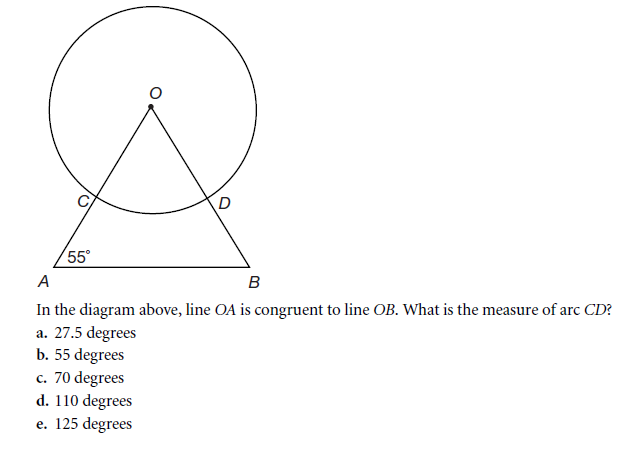
#> input picture IMGTEST/048.png, 619 x 451 px, found by its file name
$ jupyter execute _______allTheStepsInOneAlggorithm.ipynb
#> lines starting #> are read from the running program, lines starting #| are printed output that depends on the picture; after the words box and inside, x2 and y2 are one past the last pixel; in counts of white or black regions, pixels touching at a corner belong together; long printed decimals are rounded
[cell 1]
# [270 lines of commented-out code are left out]

[cell 2]
import cv2
import numpy as np
import matplotlib.pyplot as plt
import math

def preprocess(path):
    # Step 1: Read and convert to grayscale
    image = cv2.imread(path)
#> image is the input picture: shape (451, 619, 3); mean B, G, R 250.9, 250.8, 250.8
    if image is None:
        raise FileNotFoundError(f"Image not found at {path}")
    gray = cv2.cvtColor(image, cv2.COLOR_BGR2GRAY)

    plt.figure(figsize=(5, 5))
    plt.imshow(gray, cmap='gray')
    plt.title("Step 1: Original Grayscale")
    plt.axis("off")
    plt.show()
    cv2.imwrite("step1_grayscale.png", gray)

    # Step 2: Adaptive Thresholding
    thresh = cv2.adaptiveThreshold(gray, 255, cv2.ADAPTIVE_THRESH_MEAN_C,cv2.THRESH_BINARY_INV, 15, 9)
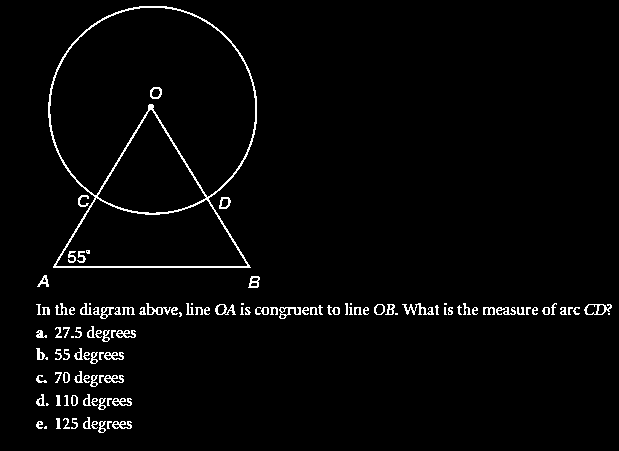
#> thresh: shape (451, 619); 2.6% white in thin lines or dots, all inside (x1, y1, x2, y2) = (36, 6, 612, 433)
    plt.figure(figsize=(5, 5))
    plt.imshow(thresh, cmap='gray')
    plt.title("Step 2: Thresholded")
    plt.axis("off")
    plt.show()
    cv2.imwrite("step2_thresholded.png", thresh)

    return image, gray, thresh

def detectedTextRRegion(thresh):
    contours, _ = cv2.findContours(thresh, cv2.RETR_EXTERNAL, cv2.CHAIN_APPROX_SIMPLE)
#> contours = 111 contours, 56 with area under 20; largest, box (x1, y1, x2, y2) and area: (48, 6, 257, 268) 43589, (584, 304, 612, 315) 204, (215, 304, 236, 315) 116, (279, 307, 301, 319) 111, (146, 303, 171, 315) 104
    mask = np.zeros_like(thresh)

    for cnt in contours:
        x, y, w, h = cv2.boundingRect(cnt)
        area = cv2.contourArea(cnt)
        aspectRatio = w / float(h)

        # small area and reasonable size and aspect ratio
        if 10 < area < 3000 and 0.2 < aspectRatio < 10:
            cv2.drawContours(mask, [cnt], -1, 255, -1)
#> this loop made 111 passes
#> (x, y, w, h, area, aspectRatio) on passes 2, 4, 6, 9, 10, 12, 14, 16, 18, 19, 20, 21: (112, 421, 20, 8, 74, 2.5), (98, 421, 8, 12, 47.5, 0.667), (36, 421, 7, 8, 25, 0.875), (56, 418, 5, 11, 22.5, 0.455), (83, 417, 8, 12, 45, 0.667), (112, 398, 20, 8, 74, 2.5), (98, 398, 8, 12, 47.5, 0.667), (71, 395, 7, 11, 53, 0.636), (56, 395, 5, 11, 22.5, 0.455), (83, 394, 8, 12, 45, 0.667), (36, 394, 9, 12, 49.5, 0.75), (104, 375, 20, 8, 74, 2.5)
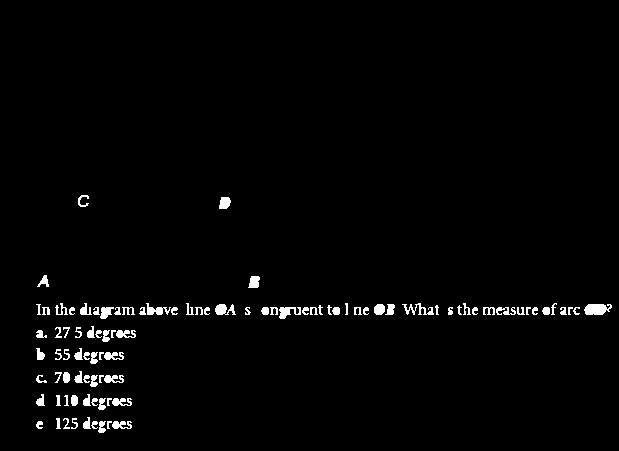
#> mask: shape (451, 619); 1.9% white; 94 white regions, largest, box (x1, y1, x2, y2) and area: (584, 304, 612, 315) 242, (402, 303, 434, 315) 153, (215, 304, 236, 315) 153

    plt.figure(figsize=(5, 5))
    plt.imshow(mask, cmap='gray')
    plt.title("Text Mask")
    plt.axis("off")
    plt.show()
    cv2.imwrite("textmask.png", mask)

    return mask

def removeText(image, mask):
    cleaned = cv2.inpaint(image, mask, inpaintRadius=3, flags=cv2.INPAINT_TELEA)
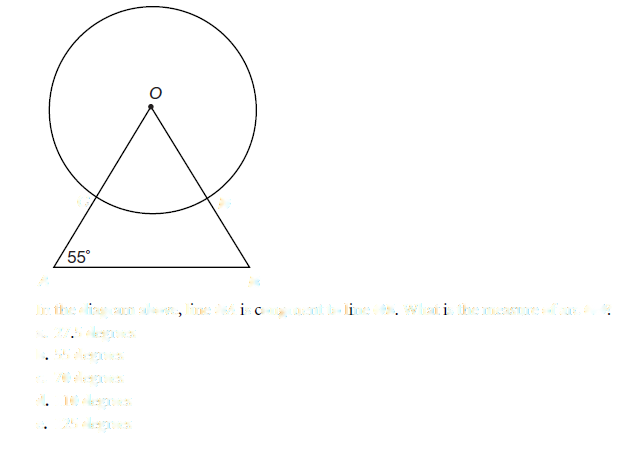
#> cleaned: shape (451, 619, 3); mean B, G, R 252.9, 253.1, 253
    plt.figure(figsize=(6, 6))
    plt.imshow(cv2.cvtColor(cleaned, cv2.COLOR_BGR2RGB))
    plt.title("Step 3: Text Removed")
    plt.axis("off")
    plt.show()
    cv2.imwrite("step3_text_removed.png", cleaned)
    return cleaned

def preprocessingForContours(cleanedText):
    # Convert cleaned image to grayscale
    gray = cv2.cvtColor(cleanedText, cv2.COLOR_BGR2GRAY)
    plt.figure(figsize=(5, 5))
    plt.imshow(gray, cmap='gray')
    plt.title("Step 4: Cleaned Grayscale")
    plt.axis("off")
    plt.show()
    cv2.imwrite("step4_cleaned_grayscale.png", gray)

    # Binary thresholding
    binary = cv2.adaptiveThreshold(gray, 255, cv2.ADAPTIVE_THRESH_GAUSSIAN_C,cv2.THRESH_BINARY_INV, 9, 3)
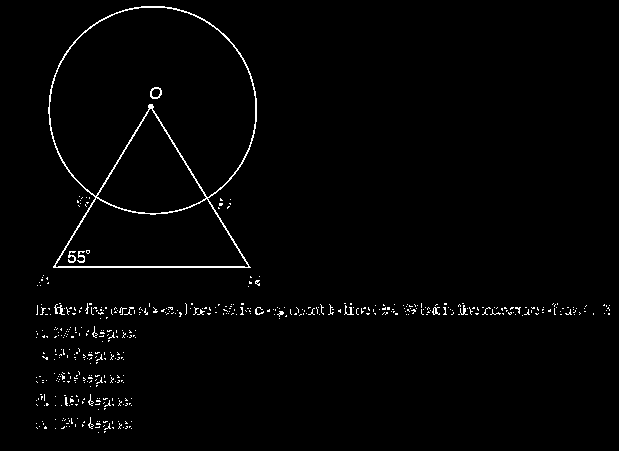
#> binary: shape (451, 619); 1.6% white in thin lines or dots, all inside (x1, y1, x2, y2) = (36, 6, 610, 433)
    plt.figure(figsize=(5, 5))
    plt.imshow(binary, cmap='gray')
    plt.title("Step 5: Binary (Adaptive Threshold)")
    plt.axis("off")
    plt.show()
    cv2.imwrite("step5_binary.png", binary)

    return binary

def contoursManualFinding(binary):
    height, width = binary.shape
#> height = 451; width = 619
    visited = np.zeros((height, width), dtype=bool)
    contours = []

    def edgeFollow(x, y):
        contour = []
        stack = [(x, y)]
        while stack:
            cx, cy = stack.pop()
            if (0 <= cx < height and 0 <= cy < width and
                not visited[cx, cy] and binary[cx, cy] == 255):
                visited[cx, cy] = True
                contour.append((cx, cy))
                # Check 8 neighbors for complete contour
                for dx in [-1, 0, 1]:
                    for dy in [-1, 0, 1]:
                        if dx == 0 and dy == 0:
                            continue
                        nx, ny = cx + dx, cy + dy
                        if (0 <= nx < height and 0 <= ny < width and
                            not visited[nx, ny] and binary[nx, ny] == 255):
                            stack.append((nx, ny))
        return contour

    for i in range(height):
        for j in range(width):
            if binary[i, j] == 255 and not visited[i, j]:
                contour = edgeFollow(i, j)
                if len(contour) > 200:  # Minimum size to filter noise
                    contours.append(contour)

    contours.sort(key=len, reverse=True)
    return contours[:4]  # Return top 4 contours

def shapeClassifier(contour):
    # Convert contour list of tuples to NumPy array with correct shape (n, 1, 2)
    contourArray = np.array(contour, dtype=np.int32).reshape(-1, 1, 2)

    # Approximate the contour with a polygon (use 1% of arc length for better accuracy)
    perimeter = cv2.arcLength(contourArray, True)
    epsilon = 0.01 * perimeter
    approx = cv2.approxPolyDP(contourArray, epsilon, True)
    verticesCount = len(approx)

    area = cv2.contourArea(contourArray)
    perimeter = cv2.arcLength(contourArray, True)
    shape = "unknown"
    # debugging
    print(f"Vertices count: {verticesCount}, Area: {area}, Perimeter: {perimeter}")

    if verticesCount == 3:
        shape = "triangle"
    elif verticesCount == 4:
        # Calculate side lengths and angles for square/rectangle detection
        side_lengths = [math.hypot(approx[i][0][0] - approx[(i + 1) % 4][0][0],
                                  approx[i][0][1] - approx[(i + 1) % 4][0][1]) for i in range(4)]
        angles = []
        for i in range(4):
            p0, p1, p2 = approx[i - 1][0], approx[i][0], approx[(i + 1) % 4][0]
            v1 = (p0[0] - p1[0], p0[1] - p1[1])
            v2 = (p2[0] - p1[0], p2[1] - p1[1])
            dot_prod = v1[0] * v2[0] + v1[1] * v2[1]
            mag1 = math.hypot(v1[0], v1[1])
            mag2 = math.hypot(v2[0], v2[1])
            cos_theta = dot_prod / (mag1 * mag2) if mag1 and mag2 else 0
            angle = math.acos(min(max(cos_theta, -1), 1)) * 180 / math.pi
            angles.append(angle)

        print(f"Side lengths: {side_lengths}, Angles: {angles}")  # Debug print

        is_square = all(abs(side_lengths[i] - side_lengths[0]) < 10 for i in range(1, 4)) and all(abs(a - 90) < 15 for a in angles)
        is_rectangle = all(abs(a - 90) < 20 for a in angles)

        if is_square:
            shape = "square"
        elif is_rectangle:
            shape = "rectangle"
        else:
            shape = "quadrilateral"
    elif verticesCount > 4:
        circularity = 4 * math.pi * area / (perimeter ** 2) if perimeter != 0 else 0
        shape = "circle" if circularity > 0.75 else "polygon"  # Adjusted circularity threshold

    return shape, approx

def detectInscribedShape(contour_image, contours):
    inscribedShapes = []
    for i, outer_contour in enumerate(contours):
        outer_contour_array = np.array(outer_contour, dtype=np.int32).reshape(-1, 1, 2)
        for j, inner_contour in enumerate(contours):
            if i != j:
                inner_contour_array = np.array(inner_contour, dtype=np.int32).reshape(-1, 1, 2)
                if cv2.pointPolygonTest(outer_contour_array, tuple(inner_contour_array[0][0]), False) >= 0:
                    shape, _ = shapeClassifier(inner_contour)
                    inscribedShapes.append((shape, i, j))
    return inscribedShapes

def detectLargestContour(path):
    #first remove the text part
    image, gray, thresh = preprocess(path)
    textmask = detectedTextRRegion(thresh)
    cleanedText = removeText(image, textmask)

    #then detect the contour
    binary = preprocessingForContours(cleanedText)

    contours = contoursManualFinding(binary)
#> contours = 1 item
    if not contours:
        print("No contours found.")
        return

    if len(contours) < 1:
        print("No valid contours found.")
        return

    #contour visualization
    contour_image = cv2.cvtColor(binary, cv2.COLOR_GRAY2RGB)
    colors = [(255, 0, 0), (0, 255, 0), (0, 0, 255), (255, 255, 0)]  # Red, Green, Blue, Yellow
    for idx, contour in enumerate(contours):
        if idx < len(colors):
            coords = np.array(contour, dtype=np.int32).reshape(-1, 1, 2)
            cv2.polylines(contour_image, [coords], isClosed=True, color=colors[idx], thickness=2)
#> this loop made 1 pass
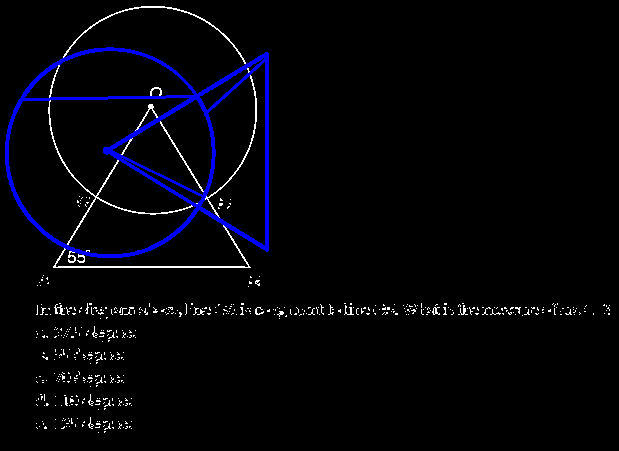
#> contour_image: shape (451, 619, 3); mean B, G, R 9.3, 3.8, 3.8
    plt.figure(figsize=(5, 5))
    plt.imshow(contour_image)
    plt.title("Step 6: Detected Contours (Red, Green, Blue, Yellow)")
    plt.axis("off")
    plt.show()
    cv2.imwrite("step6_detected_contours.png", contour_image)

    #shape classifier
    shapes = []
    for contour in contours:
        shape, approx = shapeClassifier(contour)
        shapes.append((shape, contour, approx))
#> this loop made 1 pass
#> (epsilon in shapeClassifier, verticesCount in shapeClassifier, area in shapeClassifier, shape, circularity in shapeClassifier) on pass 1: (29.43, 21, 6517.5, 'polygon', 0.00946)
#| Vertices count: 21, Area: 6517.5, Perimeter: 2942.683
#> after the loop, shapes = 1 item

    # Step 8: Create and fill contours on a new canvas
    outline_image = np.ones_like(binary) * 255  # white bg
    for shape, contour, _ in shapes[:2]:  # top 2 contour
        coords = np.array(contour, dtype=np.int32)
        color = 0 if shape in ["circle", "triangle"] else 128  # Black for circle/triangle, gray for others
        outline_image[coords[:, 0], coords[:, 1]] = color  # Direct assignment to original contour points
#> this loop made 1 pass
#> (shape, color) on pass 1: ('polygon', 128)
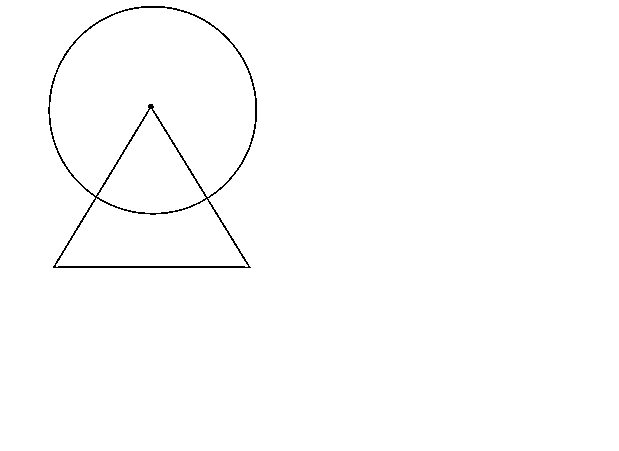
#> outline_image: shape (451, 619); values 128 (black) and 255 (white), 99.2% white; black in thin lines or dots, all inside (x1, y1, x2, y2) = (48, 6, 257, 268)
    plt.figure(figsize=(5, 5))
    plt.imshow(outline_image, cmap='gray')
    plt.title("Step 8: Filled Contours")
    plt.axis("off")
    plt.show()
    cv2.imwrite("step8_filled_contours.png", outline_image)

    # Step 9: Noise Reduction
    noise_reduced = cv2.GaussianBlur(outline_image, (5, 5), 0)
    plt.figure(figsize=(5, 5))
    plt.imshow(noise_reduced, cmap='gray')
    plt.title("Step 9: Noise Reduction")
    plt.axis("off")
    plt.show()
    cv2.imwrite("step9_noise_reduced.png", noise_reduced)

    # Step 10: Sharpen the image
    kernel = np.array([[-1, -1, -1],
                      [-1, 9, -1],
                      [-1, -1, -1]])
    sharpened = cv2.filter2D(noise_reduced, -1, kernel)
    plt.figure(figsize=(5, 5))
    plt.imshow(sharpened, cmap='gray')
    plt.title("Step 10: Sharpened Image")
    plt.axis("off")
    plt.show()
    cv2.imwrite("step10_sharpened.png", sharpened)

    # Step 11: Detect inscribed shapes
    inscribedShapes = detectInscribedShape(outline_image, contours)
#> the loop in detectInscribedShape, `for i, outer_contour in enumerate(contours):` made 1 pass
#> after the loop in detectInscribedShape, `for i, outer_contour in enumerate(contours):`: inscribedShapes = []
#> inscribedShapes = []
    if inscribedShapes:
        print("Inscribed Shapes Found:", [(s[0], s[1], s[2]) for s in inscribedShapes])

    # Final output
    plt.figure(figsize=(6, 6))
    plt.imshow(sharpened, cmap='gray')
    plt.title("Final: Largest Contours with Inner Details")
    plt.axis("off")
    plt.show()
    cv2.imwrite("final_contours.png", sharpened)

    # Print detected shapes
    #print("Detected Shapes:", [s[0] for s in shapes[:2]])
    print(f"Largest contour size: {len(contours[0])}, Second largest: {len(contours[1]) if len(contours) > 1 else 'None'}")
#| Largest contour size: 2157, Second largest: None

path = r"C:\Users\ashut\Documents\GitHub\ProjectMajor\IMGTEST\048.png"
detectLargestContour(path)
